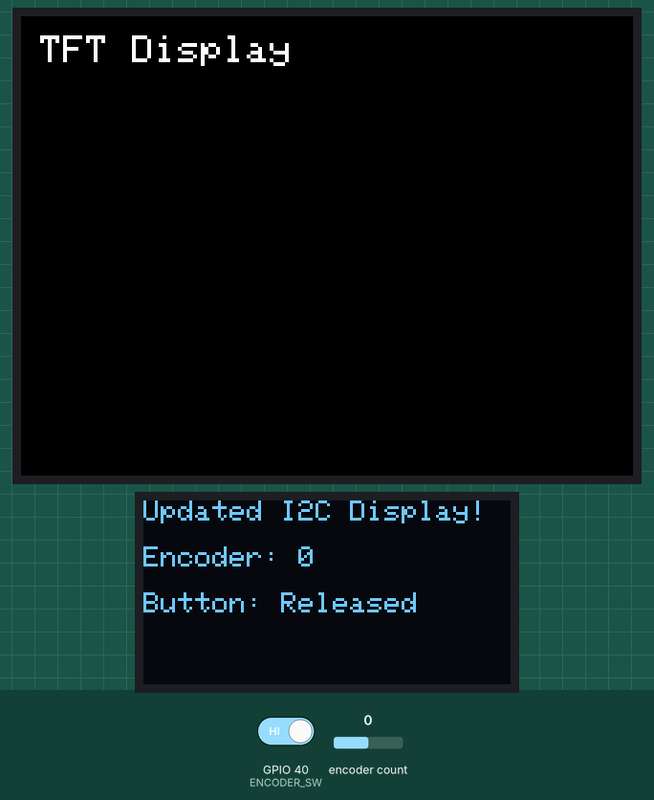
A sketch run on a simulated ESP32. On the bench: 320×240 colour display, 128×64 one-colour display. The inputs (shaded band) are chosen by the test bench; at power-on: encoder count 0, GPIO 40 (ENCODER_SW) HIGH. What the sketch prints to the serial monitor is not drawn.

Above: at 1.5 s.
1.6 s: encoder count set to 1
At 2.8 s:
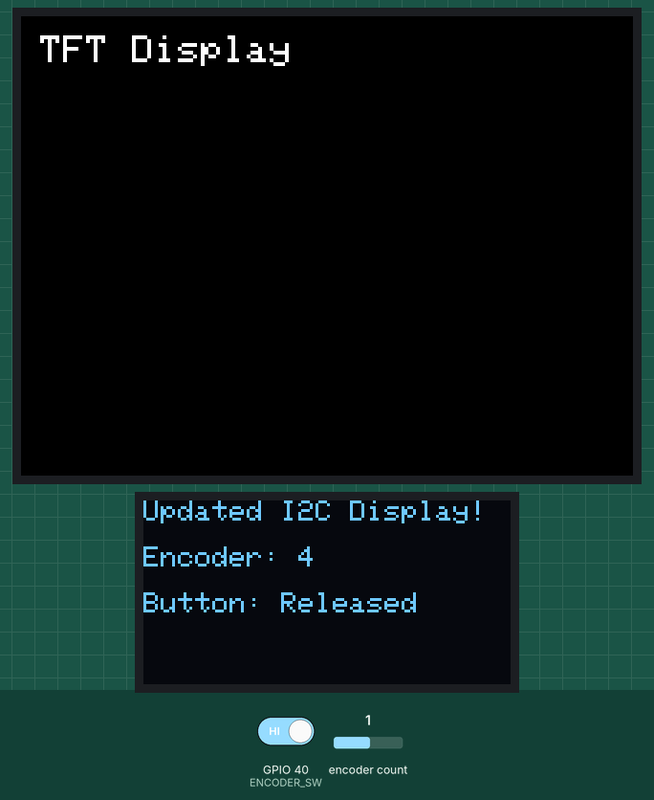
3.1 s: GPIO 40 (ENCODER_SW) driven LOW
At 3.8 s:
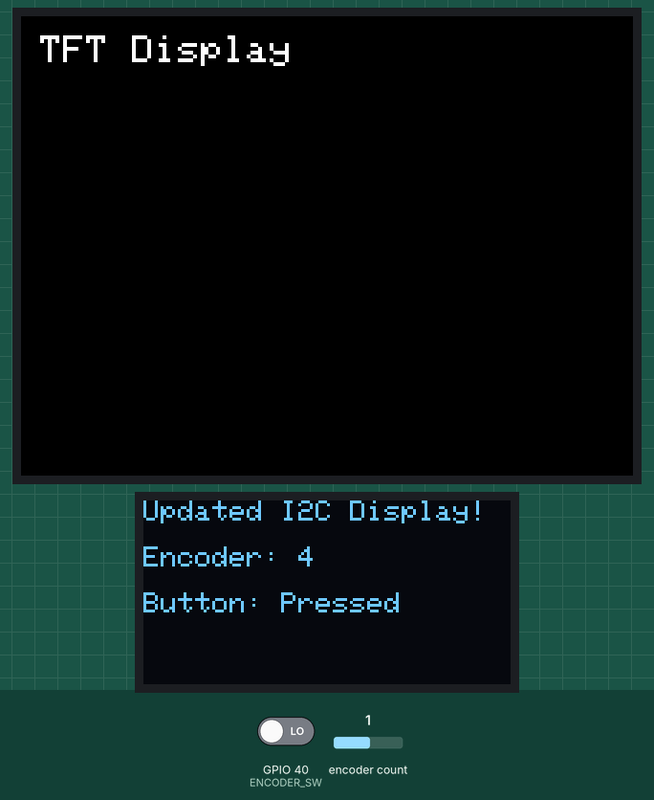
4.6 s: encoder count set to 2
At 5.8 s:
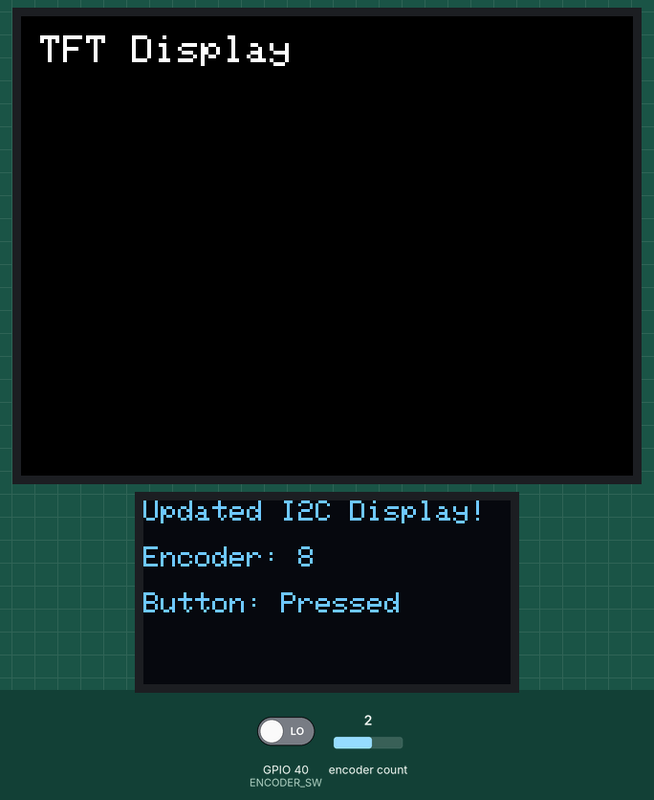
6.1 s: GPIO 40 (ENCODER_SW) driven HIGH
At 6.5 s:
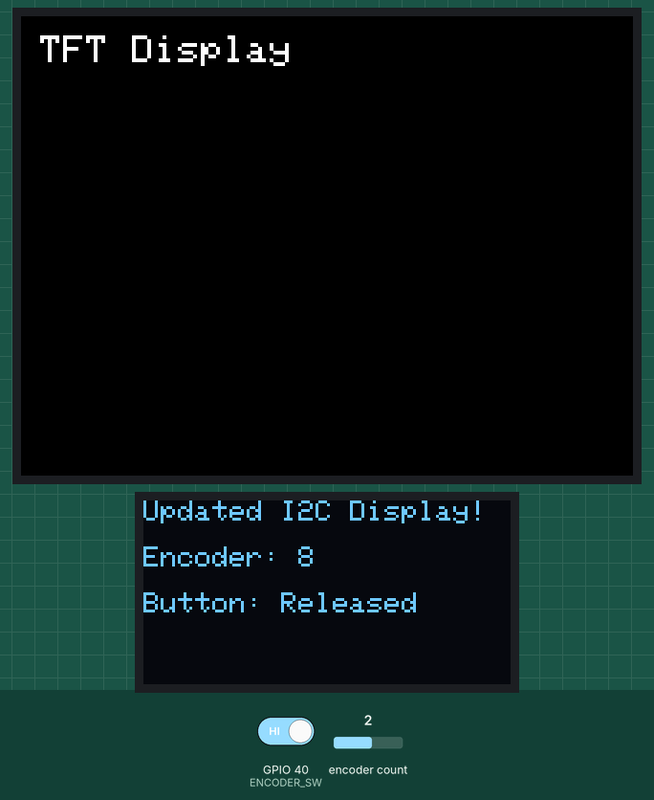
7.6 s: encoder count set to 3
At 8.6 s:
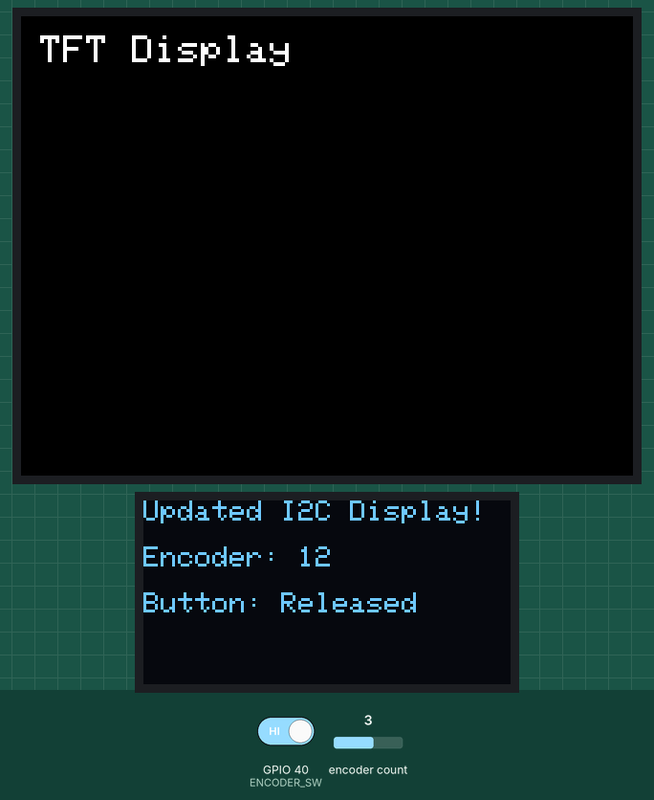
Timing chart, 0 to 10.1 s (numbered marks = the images above; inputs shaded):
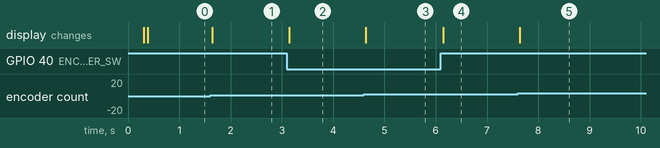

The sketch:

working_components_connections.ino
```cpp
#include <TFT_eSPI.h>        // Hardware-specific library for TFT
#include <Wire.h>
#include <Adafruit_GFX.h>    // Core graphics library for I2C display
#include <Adafruit_SSD1306.h> // Library for I2C OLED display
#include <Encoder.h>        // Library for rotary encoder

// Define TFT pins
#define TFT_CS   18
#define TFT_RST  20
#define TFT_DC   21
#define TFT_WR   17
#define TFT_RD   16

#define TFT_D0   5
#define TFT_D1   4
#define TFT_D2   3
#define TFT_D3   2
#define TFT_D4   15
#define TFT_D5   14
#define TFT_D6   13
#define TFT_D7   12

// Create TFT object
TFT_eSPI tft = TFT_eSPI();

// I2C display settings
#define SCREEN_WIDTH 128
#define SCREEN_HEIGHT 64
#define OLED_RESET    -1

// Define I2C pins
#define I2C_SDA 37
#define I2C_SCL 36

Adafruit_SSD1306 display(SCREEN_WIDTH, SCREEN_HEIGHT, &Wire, OLED_RESET);

// Define Encoder pins
#define ENCODER_DT 38
#define ENCODER_CLK 39
#define ENCODER_SW 40 // Button pin if present

Encoder encoder(ENCODER_DT, ENCODER_CLK);

void setup() {
  Serial.begin(115200);

  // Initialize TFT
  tft.begin();
  tft.setRotation(1);
  tft.fillScreen(TFT_BLACK);
  tft.fillScreen(TFT_BLACK);
  tft.setTextColor(TFT_WHITE);
  tft.setTextSize(2);
  tft.setCursor(10, 10);
  tft.println("TFT Display");

  // Initialize I2C display
  Wire.begin(I2C_SDA, I2C_SCL); // Initialize I2C with custom SDA and SCL pins
  if(!display.begin(SSD1306_PAGEADDR, 0x3C)) { // Adjust address if needed
    Serial.println(F("SSD1306 allocation failed"));
    for(;;); // Infinite loop if the display is not found
  }
  display.clearDisplay();
  display.setTextColor(SSD1306_WHITE);
  display.setTextSize(1);
  display.setCursor(0,0);
  display.println(F("Hello, I2C Display!"));
  display.display();

  // Initialize encoder
  pinMode(ENCODER_SW, INPUT_PULLUP); // Assuming button is active low
  Serial.println("Encoder initialized.");
}

void loop() {
  // Read encoder position
  long position = encoder.read();

  bool buttonPressed = digitalRead(ENCODER_SW) == LOW; // Button pressed if pin is LOW

  // Display on I2C OLED
  display.clearDisplay();
  display.setCursor(0,0);
  display.println(F("Updated I2C Display!"));
  display.setCursor(0,16);
  display.printf("Encoder: %ld", position);
  display.setCursor(0,32);
  display.printf("Button: %s", buttonPressed ? "Pressed" : "Released");
  display.display();

}
```

Measured:
- after the input at 1.6 s, the display: changes after 0.05 s (image 1)
- after the input at 3.1 s, the display: changes at once (image 2)
- after the input at 4.6 s, the display: changes at once (image 3)
- after the input at 6.1 s, the display: changes after 0.05 s (image 4)
- after the input at 7.6 s, the display: changes at once (image 5)
